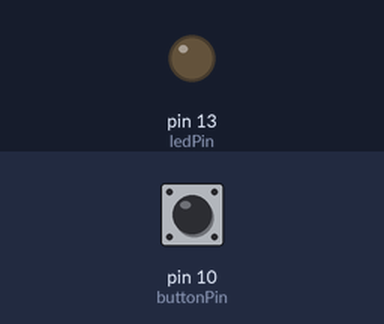
A sketch run on a simulated Arduino Uno, built with avr-gcc and run on an emulated ATmega328P. On the bench: output pins drawn as LEDs (lit = HIGH). Inputs (shaded band) come from the test bench; at power-on: pin 10 (buttonPin) LOW.

Above: at 1.2 s.
1.3 s: pin 10 (buttonPin) pulled HIGH for 0.15 s
At 1.9 s:
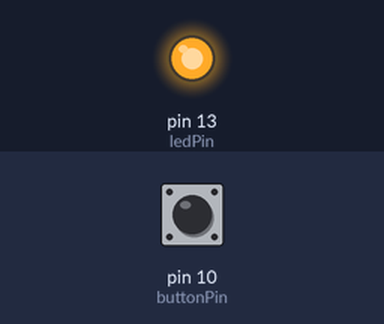
2.9 s: pin 10 (buttonPin) pulled HIGH for 1 s
At 4.3 s:
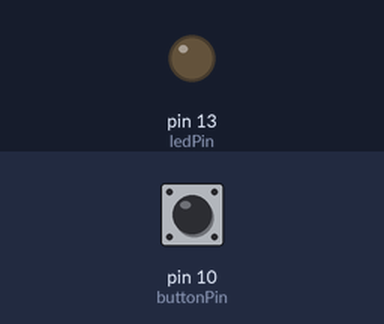
5.4 s: pin 10 (buttonPin) pulled HIGH for 3.2 s
At 6.2 s:
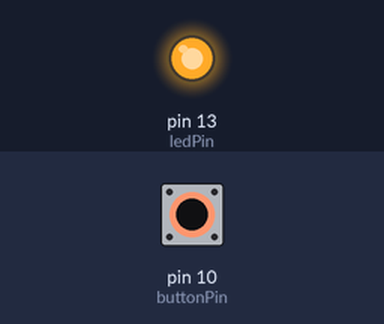
Timing chart, 0 to 8.4 s (numbered marks = the images above; inputs shaded):
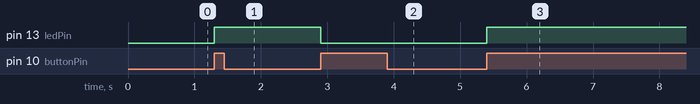

Measured:
- after the input at 1.3 s, pin 13 (ledPin): LOW → HIGH at once
- after the input at 2.9 s, pin 13 (ledPin): HIGH → LOW at once
- after the input at 5.4 s, pin 13 (ledPin): LOW → HIGH at once

The sketch:

ButtonAsToogleSwitch.ino
```cpp
int buttonPin = 10;
int ledPin = 13;
int buttonStateOld = 1;
int buttonStateNew;
int ledState = 0;
int waitTime = 100;

void setup() {
  // put your setup code here, to run once:
  pinMode(buttonPin,INPUT);
  pinMode(ledPin, OUTPUT);
  Serial.begin(9600);
}

void loop() {
  // put your main code here, to run repeatedly:
  buttonStateNew = digitalRead(buttonPin);
  if (buttonStateOld == 0 && buttonStateNew == 1){
      if (ledState == 0){
          digitalWrite(ledPin,HIGH);
          ledState = 1;
        }
      else {
          digitalWrite(ledPin,LOW);
          ledState = 0;
      }
  }
  buttonStateOld = buttonStateNew;
}
```
